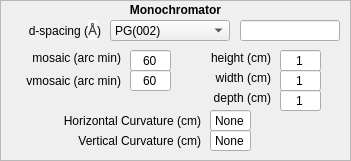
   <widget class="QFrame" name="mono_frame">
    <property name="geometry">
     <rect>
      <x>10</x>
      <y>110</y>
      <width>351</width>
      <height>161</height>
     </rect>
    </property>
    <property name="sizePolicy">
     <sizepolicy hsizetype="Expanding" vsizetype="Expanding">
      <horstretch>0</horstretch>
      <verstretch>0</verstretch>
     </sizepolicy>
    </property>
    <property name="minimumSize">
     <size>
      <width>351</width>
      <height>161</height>
     </size>
    </property>
    <property name="frameShape">
     <enum>QFrame::StyledPanel</enum>
    </property>
    <property name="frameShadow">
     <enum>QFrame::Raised</enum>
    </property>
    <widget class="QLabel" name="mono_label">
     <property name="geometry">
      <rect>
       <x>0</x>
       <y>0</y>
       <width>351</width>
       <height>20</height>
      </rect>
     </property>
     <property name="sizePolicy">
      <sizepolicy hsizetype="Fixed" vsizetype="Fixed">
       <horstretch>0</horstretch>
       <verstretch>0</verstretch>
      </sizepolicy>
     </property>
     <property name="minimumSize">
      <size>
       <width>351</width>
       <height>20</height>
      </size>
     </property>
     <property name="text">
      <string>&lt;html&gt;&lt;head/&gt;&lt;body&gt;&lt;p&gt;&lt;span style=&quot; font-weight:600;&quot;&gt;Monochromator&lt;/span&gt;&lt;/p&gt;&lt;/body&gt;&lt;/html&gt;</string>
     </property>
     <property name="alignment">
      <set>Qt::AlignCenter</set>
     </property>
    </widget>
    <widget class="QLabel" name="mono_select_label">
     <property name="geometry">
      <rect>
       <x>0</x>
       <y>20</y>
       <width>101</width>
       <height>21</height>
      </rect>
     </property>
     <property name="sizePolicy">
      <sizepolicy hsizetype="Fixed" vsizetype="Fixed">
       <horstretch>0</horstretch>
       <verstretch>0</verstretch>
      </sizepolicy>
     </property>
     <property name="minimumSize">
      <size>
       <width>101</width>
       <height>21</height>
      </size>
     </property>
     <property name="text">
      <string>&lt;html&gt;&lt;head/&gt;&lt;body&gt;&lt;p&gt;d-spacing (&lt;span style=&quot; font-family:'Open Sans,Helvetica Neue,Helvetica,Arial,sans-serif'; font-size:14px; color:#333333; background-color:#f9f9f9;&quot;&gt;Å&lt;/span&gt;)&lt;/p&gt;&lt;/body&gt;&lt;/html&gt;</string>
     </property>
     <property name="alignment">
      <set>Qt::AlignRight|Qt::AlignTrailing|Qt::AlignVCenter</set>
     </property>
    </widget>
    <widget class="QComboBox" name="mono_select_dropdown">
     <property name="geometry">
      <rect>
       <x>110</x>
       <y>20</y>
       <width>120</width>
       <height>21</height>
      </rect>
     </property>
     <property name="minimumSize">
      <size>
       <width>120</width>
       <height>21</height>
      </size>
     </property>
     <property name="maximumSize">
      <size>
       <width>120</width>
       <height>21</height>
      </size>
     </property>
     <item>
      <property name="text">
       <string>PG(002)</string>
      </property>
     </item>
     <item>
      <property name="text">
       <string>PG(004)</string>
      </property>
     </item>
     <item>
      <property name="text">
       <string>PG(110)</string>
      </property>
     </item>
     <item>
      <property name="text">
       <string>Ge(111)</string>
      </property>
     </item>
     <item>
      <property name="text">
       <string>Ge(220)</string>
      </property>
     </item>
     <item>
      <property name="text">
       <string>Ge(311)</string>
      </property>
     </item>
     <item>
      <property name="text">
       <string>Be(002)</string>
      </property>
     </item>
     <item>
      <property name="text">
       <string>Cu2MnAl(111)</string>
      </property>
     </item>
     <item>
      <property name="text">
       <string>Co0.92Fe0.08</string>
      </property>
     </item>
     <item>
      <property name="text">
       <string>Ge(511)</string>
      </property>
     </item>
     <item>
      <property name="text">
       <string>Ge(533)</string>
      </property>
     </item>
     <item>
      <property name="text">
       <string>Si(111)</string>
      </property>
     </item>
     <item>
      <property name="text">
       <string>Cu(111)</string>
      </property>
     </item>
     <item>
      <property name="text">
       <string>Cu(002)</string>
      </property>
     </item>
     <item>
      <property name="text">
       <string>Cu(220)</string>
      </property>
     </item>
     <item>
      <property name="text">
       <string>Custom</string>
      </property>
     </item>
    </widget>
    <widget class="QLineEdit" name="mono_select_input">
     <property name="geometry">
      <rect>
       <x>240</x>
       <y>20</y>
       <width>100</width>
       <height>21</height>
      </rect>
     </property>
     <property name="minimumSize">
      <size>
       <width>100</width>
       <height>21</height>
      </size>
     </property>
     <property name="maximumSize">
      <size>
       <width>100</width>
       <height>21</height>
      </size>
     </property>
     <property name="alignment">
      <set>Qt::AlignCenter</set>
     </property>
    </widget>
    <widget class="QLabel" name="mono_vmosaic_label">
     <property name="geometry">
      <rect>
       <x>10</x>
       <y>70</y>
       <width>111</width>
       <height>21</height>
      </rect>
     </property>
     <property name="sizePolicy">
      <sizepolicy hsizetype="Fixed" vsizetype="Fixed">
       <horstretch>0</horstretch>
       <verstretch>0</verstretch>
      </sizepolicy>
     </property>
     <property name="minimumSize">
      <size>
       <width>111</width>
       <height>21</height>
      </size>
     </property>
     <property name="text">
      <string>vmosaic (arc min)</string>
     </property>
     <property name="alignment">
      <set>Qt::AlignRight|Qt::AlignTrailing|Qt::AlignVCenter</set>
     </property>
    </widget>
    <widget class="QLineEdit" name="mono_vmosaic_input">
     <property name="geometry">
      <rect>
       <x>130</x>
       <y>70</y>
       <width>41</width>
       <height>21</height>
      </rect>
     </property>
     <property name="minimumSize">
      <size>
       <width>41</width>
       <height>21</height>
      </size>
     </property>
     <property name="maximumSize">
      <size>
       <width>41</width>
       <height>21</height>
      </size>
     </property>
     <property name="text">
      <string>60</string>
     </property>
     <property name="alignment">
      <set>Qt::AlignCenter</set>
     </property>
    </widget>
    <widget class="QLabel" name="mono_hcurve_label">
     <property name="geometry">
      <rect>
       <x>40</x>
       <y>110</y>
       <width>161</width>
       <height>21</height>
      </rect>
     </property>
     <property name="minimumSize">
      <size>
       <width>161</width>
       <height>21</height>
      </size>
     </property>
     <property name="text">
      <string>Horizontal Curvature (cm)</string>
     </property>
     <property name="alignment">
      <set>Qt::AlignRight|Qt::AlignTrailing|Qt::AlignVCenter</set>
     </property>
    </widget>
    <widget class="QLabel" name="mono_height_label">
     <property name="geometry">
      <rect>
       <x>190</x>
       <y>50</y>
       <width>81</width>
       <height>16</height>
      </rect>
     </property>
     <property name="sizePolicy">
      <sizepolicy hsizetype="Fixed" vsizetype="Fixed">
       <horstretch>0</horstretch>
       <verstretch>0</verstretch>
      </sizepolicy>
     </property>
     <property name="minimumSize">
      <size>
       <width>81</width>
       <height>16</height>
      </size>
     </property>
     <property name="text">
      <string>height (cm)</string>
     </property>
     <property name="alignment">
      <set>Qt::AlignRight|Qt::AlignTrailing|Qt::AlignVCenter</set>
     </property>
    </widget>
    <widget class="QLabel" name="mono_width_label">
     <property name="geometry">
      <rect>
       <x>190</x>
       <y>70</y>
       <width>81</width>
       <height>16</height>
      </rect>
     </property>
     <property name="sizePolicy">
      <sizepolicy hsizetype="Fixed" vsizetype="Fixed">
       <horstretch>0</horstretch>
       <verstretch>0</verstretch>
      </sizepolicy>
     </property>
     <property name="minimumSize">
      <size>
       <width>81</width>
       <height>16</height>
      </size>
     </property>
     <property name="text">
      <string>width (cm)</string>
     </property>
     <property name="alignment">
      <set>Qt::AlignRight|Qt::AlignTrailing|Qt::AlignVCenter</set>
     </property>
    </widget>
    <widget class="QLineEdit" name="mono_mosaic_input">
     <property name="geometry">
      <rect>
       <x>130</x>
       <y>50</y>
       <width>41</width>
       <height>21</height>
      </rect>
     </property>
     <property name="minimumSize">
      <size>
       <width>41</width>
       <height>21</height>
      </size>
     </property>
     <property name="maximumSize">
      <size>
       <width>41</width>
       <height>21</height>
      </size>
     </property>
     <property name="text">
      <string>60</string>
     </property>
     <property name="alignment">
      <set>Qt::AlignCenter</set>
     </property>
    </widget>
    <widget class="QLineEdit" name="mono_vcurve_input">
     <property name="geometry">
      <rect>
       <x>210</x>
       <y>130</y>
       <width>41</width>
       <height>21</height>
      </rect>
     </property>
     <property name="minimumSize">
      <size>
       <width>41</width>
       <height>21</height>
      </size>
     </property>
     <property name="maximumSize">
      <size>
       <width>41</width>
       <height>21</height>
      </size>
     </property>
     <property name="text">
      <string>None</string>
     </property>
     <property name="alignment">
      <set>Qt::AlignCenter</set>
     </property>
    </widget>
    <widget class="QLineEdit" name="mono_height_input">
     <property name="geometry">
      <rect>
       <x>280</x>
       <y>50</y>
       <width>41</width>
       <height>21</height>
      </rect>
     </property>
     <property name="minimumSize">
      <size>
       <width>41</width>
       <height>21</height>
      </size>
     </property>
     <property name="maximumSize">
      <size>
       <width>41</width>
       <height>21</height>
      </size>
     </property>
     <property name="text">
      <string>1</string>
     </property>
     <property name="alignment">
      <set>Qt::AlignCenter</set>
     </property>
    </widget>
    <widget class="QLabel" name="mono_mosaic_label">
     <property name="geometry">
      <rect>
       <x>10</x>
       <y>50</y>
       <width>111</width>
       <height>16</height>
      </rect>
     </property>
     <property name="sizePolicy">
      <sizepolicy hsizetype="Fixed" vsizetype="Fixed">
       <horstretch>0</horstretch>
       <verstretch>0</verstretch>
      </sizepolicy>
     </property>
     <property name="minimumSize">
      <size>
       <width>111</width>
       <height>16</height>
      </size>
     </property>
     <property name="text">
      <string>mosaic (arc min)</string>
     </property>
     <property name="alignment">
      <set>Qt::AlignRight|Qt::AlignTrailing|Qt::AlignVCenter</set>
     </property>
    </widget>
    <widget class="QLabel" name="mono_vcurve_label">
     <property name="geometry">
      <rect>
       <x>40</x>
       <y>130</y>
       <width>161</width>
       <height>21</height>
      </rect>
     </property>
     <property name="minimumSize">
      <size>
       <width>161</width>
       <height>21</height>
      </size>
     </property>
     <property name="text">
      <string>Vertical Curvature (cm)</string>
     </property>
     <property name="alignment">
      <set>Qt::AlignRight|Qt::AlignTrailing|Qt::AlignVCenter</set>
     </property>
    </widget>
    <widget class="QLabel" name="mono_depth_label">
     <property name="geometry">
      <rect>
       <x>190</x>
       <y>90</y>
       <width>81</width>
       <height>16</height>
      </rect>
     </property>
     <property name="sizePolicy">
      <sizepolicy hsizetype="Fixed" vsizetype="Fixed">
       <horstretch>0</horstretch>
       <verstretch>0</verstretch>
      </sizepolicy>
     </property>
     <property name="minimumSize">
      <size>
       <width>81</width>
       <height>16</height>
      </size>
     </property>
     <property name="text">
      <string>depth (cm)</string>
     </property>
     <property name="alignment">
      <set>Qt::AlignRight|Qt::AlignTrailing|Qt::AlignVCenter</set>
     </property>
    </widget>
    <widget class="QLineEdit" name="mono_width_input">
     <property name="geometry">
      <rect>
       <x>280</x>
       <y>70</y>
       <width>41</width>
       <height>21</height>
      </rect>
     </property>
     <property name="minimumSize">
      <size>
       <width>41</width>
       <height>21</height>
      </size>
     </property>
     <property name="maximumSize">
      <size>
       <width>41</width>
       <height>21</height>
      </size>
     </property>
     <property name="text">
      <string>1</string>
     </property>
     <property name="alignment">
      <set>Qt::AlignCenter</set>
     </property>
    </widget>
    <widget class="QLineEdit" name="mono_depth_input">
     <property name="geometry">
      <rect>
       <x>280</x>
       <y>90</y>
       <width>41</width>
       <height>21</height>
      </rect>
     </property>
     <property name="minimumSize">
      <size>
       <width>41</width>
       <height>21</height>
      </size>
     </property>
     <property name="maximumSize">
      <size>
       <width>41</width>
       <height>21</height>
      </size>
     </property>
     <property name="text">
      <string>1</string>
     </property>
     <property name="alignment">
      <set>Qt::AlignCenter</set>
     </property>
    </widget>
    <widget class="QLineEdit" name="mono_hcurve_input">
     <property name="geometry">
      <rect>
       <x>210</x>
       <y>110</y>
       <width>41</width>
       <height>21</height>
      </rect>
     </property>
     <property name="minimumSize">
      <size>
       <width>41</width>
       <height>21</height>
      </size>
     </property>
     <property name="maximumSize">
      <size>
       <width>41</width>
       <height>21</height>
      </size>
     </property>
     <property name="text">
      <string>None</string>
     </property>
     <property name="alignment">
      <set>Qt::AlignCenter</set>
     </property>
    </widget>
   </widget>
